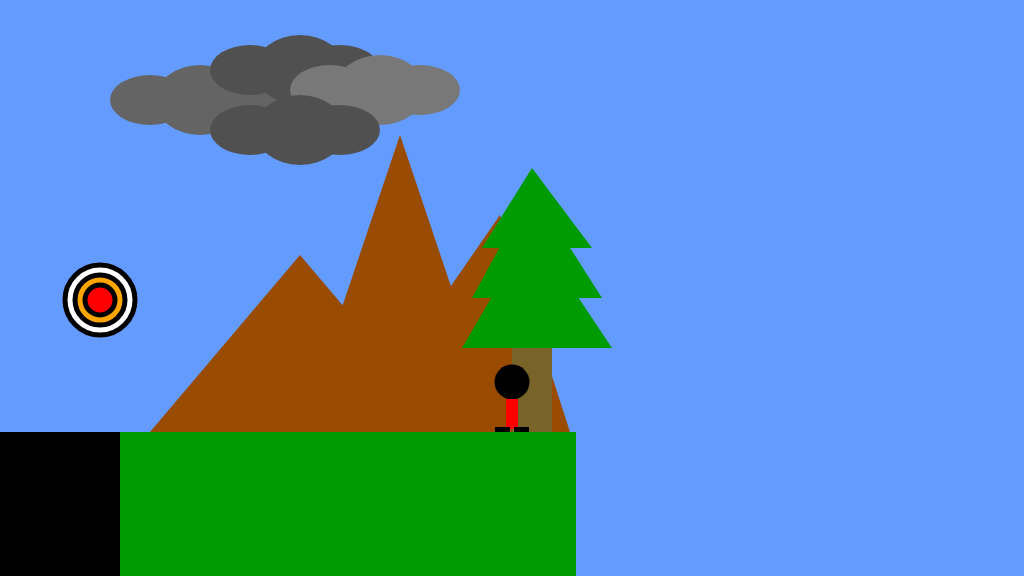
Frame 1 (no input)
Frame 60 (no input): identical to frame 1, image omitted
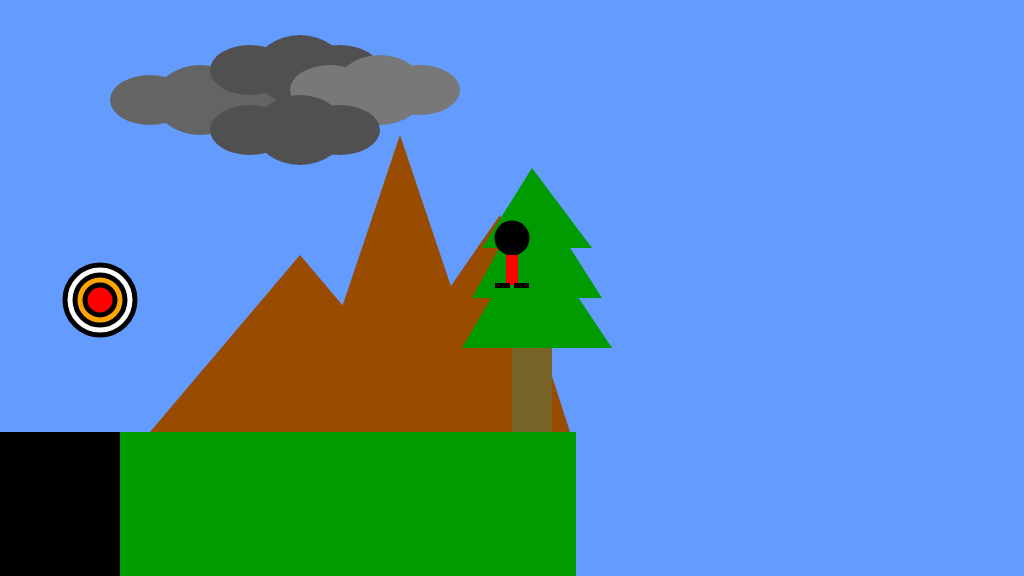
Frame 120 (the mouse pressed at the canvas centre since frame 60)

The p5.js sketch that drew these frames (run headless with seeded random() and noise() and a simulated clock; from frame 60 on, the mouse is pressed at the canvas centre):

// p5.js sketch
// ── sketch.js
/*

The Game Project

2b - using variables

*/

var floorPos_y;

var gameChar_x;
var gameChar_y;

var treePos_x;
var treePos_y;

var canyon;
var collectable;

var mountain;
var cloud;


function setup()
{
	createCanvas(1024, 576);
	floorPos_y = 432; //NB. we are now using a variable for the floor position
	//NB. We are now using the built in variables height and width
	gameChar_x = width/2;      //512
	gameChar_y = floorPos_y;   //432

	treePos_x = width/2;       //512
	treePos_y = height/2;      //288
    
    canyon = {x_pos: 0,
	width: 100};
    collectable = {x_pos: 100, y_pos: 300, size: 50};
    mountain = {x_pos: 300, y_pos: floorPos_y};
    cloud = {x_pos: 200, y_pos: 150, width: 80, height:50};
}

function draw()
{
	background(100, 155, 255); //fill the sky blue
    
    //draw some green ground
	noStroke();
	fill(0, 155, 0);
	rect(0, floorPos_y, height, width - floorPos_y); 
    
    //draw cloud
    fill(100);
    ellipse(cloud.x_pos,cloud.y_pos-50,cloud.width+10,cloud.height+20);
    ellipse(cloud.x_pos-50,cloud.y_pos-50,cloud.width,cloud.height);
    ellipse(cloud.x_pos+40,cloud.y_pos-50,cloud.width,cloud.height);

	fill(80);
    ellipse(cloud.x_pos+100,cloud.y_pos-50-30,cloud.width+10,cloud.height+20);
    ellipse(cloud.x_pos-50+100,cloud.y_pos-50-30,cloud.width,cloud.height);
    ellipse(cloud.x_pos+40+100,cloud.y_pos-50-30,cloud.width,cloud.height);
    
	fill(120);
    ellipse(cloud.x_pos+180,cloud.y_pos-50-10,cloud.width+10,cloud.height+20);
    ellipse(cloud.x_pos-50+180,cloud.y_pos-50-10,cloud.width,cloud.height);
    ellipse(cloud.x_pos+40+180,cloud.y_pos-50-10,cloud.width,cloud.height);
    
	fill(80);
    ellipse(cloud.x_pos+100,cloud.y_pos-50+30,cloud.width+10,cloud.height+20);
    ellipse(cloud.x_pos-50+100,cloud.y_pos-50+30,cloud.width,cloud.height);
    ellipse(cloud.x_pos+40+100,cloud.y_pos-50+30,cloud.width,cloud.height);
    
    //draw mountain
    fill(153,76,0);
    triangle(mountain.x_pos-150, mountain.y_pos,
             mountain.x_pos, 255,
             mountain.x_pos+150, mountain.y_pos);
    triangle(mountain.x_pos, mountain.y_pos,
             mountain.x_pos+100, 135,
             mountain.x_pos+200, mountain.y_pos);
    triangle(mountain.x_pos+50, mountain.y_pos,
             mountain.x_pos+200, 215,
             mountain.x_pos+270, mountain.y_pos);
    
    //draw tree
    fill(120,100,40);
    rect(treePos_x,treePos_y,40,floorPos_y-treePos_y); //height is 432-288=144
    //draw Branches
    fill(0,155,0);
    triangle(
        treePos_x-50,
        treePos_y+60,
        treePos_x+20,
        treePos_y-60,
        treePos_x+100,
        treePos_y+60);
    triangle(treePos_x-50+10,
             treePos_y+60-50,
             treePos_x+20,
             treePos_y-60-40,
             treePos_x+100-10,
             treePos_y+60-50);
    triangle(treePos_x-50+20,
             treePos_y+60-100,
             treePos_x+20,
             treePos_y-60-60,
             treePos_x+100-20,
             treePos_y+60-100);
    
    //draw canyon
    fill('black'); rect(canyon.x_pos,floorPos_y,canyon.width+20,220);
    
    //draw collectable
    stroke('black');
    strokeWeight(5);
    fill('white');
    ellipse(collectable.x_pos,collectable.y_pos,collectable.size+20,collectable.size+20);
    stroke('black');
    strokeWeight(5);
    fill('orange');
    ellipse(collectable.x_pos,collectable.y_pos,collectable.size,collectable.size);
    stroke('black');
    strokeWeight(5);
    fill('red');
    ellipse(collectable.x_pos,collectable.y_pos,collectable.size-20,collectable.size-20);
    
    //draw the game character.
    noStroke();
    fill('black');
    ellipse(gameChar_x,gameChar_y -50,35);
    fill('red');
    rect(gameChar_x-6,gameChar_y-33,12,30);
    fill('black');
    rect(gameChar_x+2,gameChar_y-5,15,5);
    rect(gameChar_x-17,gameChar_y-5,15,5);

}

function mousePressed()
{
    gameChar_x = mouseX;
    gameChar_y = mouseY;

}
